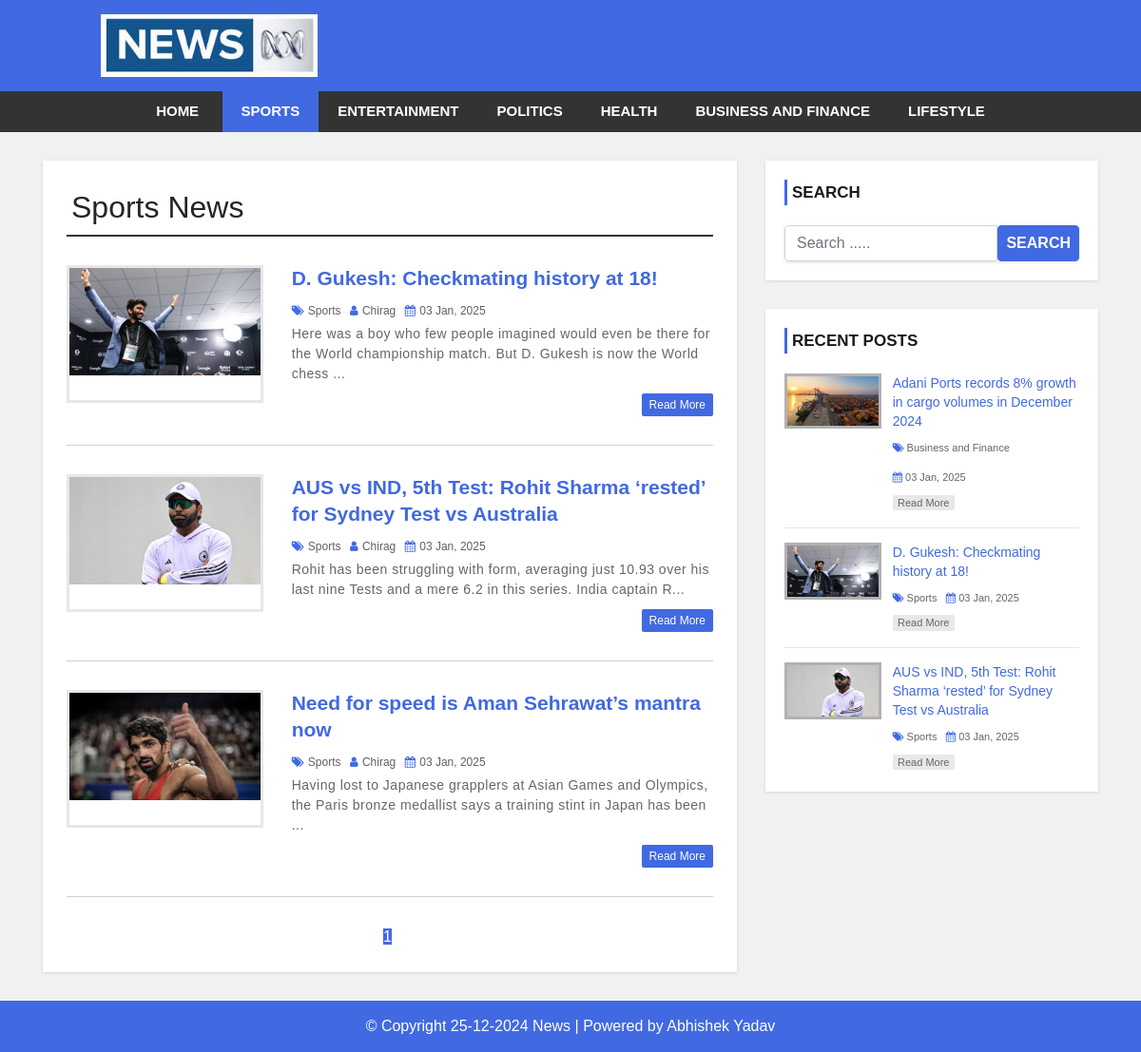
Page /category.php?cid=34 on the committed database.
### tables this page shows
CREATE TABLE `settings` (
  `id` int(11) NOT NULL,
  `websitename` varchar(60) NOT NULL,
  `logo` varchar(50) NOT NULL,
  `footerdesc` varchar(255) NOT NULL
);

CREATE TABLE `category` (
  `category_id` int(11) NOT NULL,
  `category_name` varchar(100) NOT NULL,
  `post` int(11) NOT NULL DEFAULT 0
);

CREATE TABLE `post` (
  `post_id` int(11) NOT NULL,
  `title` varchar(100) NOT NULL,
  `description` text NOT NULL,
  `category` varchar(100) NOT NULL,
  `post_date` varchar(50) NOT NULL,
  `author` int(11) NOT NULL,
  `post_img` varchar(100) NOT NULL
);

CREATE TABLE `user` (
  `user_id` int(10) UNSIGNED NOT NULL,
  `first_name` varchar(30) NOT NULL,
  `last_name` varchar(30) NOT NULL,
  `username` varchar(30) DEFAULT NULL,
  `password` varchar(40) DEFAULT NULL,
  `role` int(11) NOT NULL
);

### config.php (called while the page is built, shortened)
<?php
$hostname = "http://localhost/news-site";
?>

### category.php (the view, shortened to what this page needs)
<?php include 'header.php'; ?>
    <div id="main-content">
      <div class="container">
        <div class="row">
            <div class="col-md-8">
                <div class="post-container">
                  <?php
                  include "config.php";
                  if(isset($_GET['cid'])){
                    $cat_id = $_GET['cid'];
                    $sql1 = "SELECT * FROM category WHERE category_id = {$cat_id}";
                    $result1 = mysqli_query($conn, $sql1) or die("Query Failed.");
                    $row1 = mysqli_fetch_assoc($result1);
                  ?>
                  <h2 class="page-heading"><?php echo $row1['category_name']; ?> News</h2>
                  <?php
                    $limit = 3;
                    if(isset($_GET['page'])){
                      $page = $_GET['page'];
                    }else{
                      $page = 1;
                    }
                    $offset = ($page - 1) * $limit;
                    $sql = "SELECT post.post_id, post.title, post.description,post.post_date,post.author,
                    category.category_name,user.username,post.category,post.post_img FROM post
                    LEFT JOIN category ON post.category = category.category_id
                    LEFT JOIN user ON post.author = user.user_id
                    WHERE post.category = {$cat_id}
                    ORDER BY post.post_id DESC LIMIT {$offset},{$limit}";
                    $result = mysqli_query($conn, $sql) or die("Query Failed.");
                    if(mysqli_num_rows($result) > 0){
                      while($row = mysqli_fetch_assoc($result)) {
                  ?>
                    <div class="post-content">
                        <div class="row">
                            <div class="col-md-4">
                              <a class="post-img" href="single.php?id=<?php echo $row['post_id']; ?>"><img src="admin/upload/<?php echo $row['post_img']; ?>" alt=""/></a>
                            </div>
                            <div class="col-md-8">
                              <div class="inner-content clearfix">
                                  <h3><a href='single.php?id=<?php echo $row['post_id']; ?>'><?php echo $row['title']; ?></a></h3>
                                  <div class="post-information">
                                      <span>
                                          <i class="fa fa-tags" aria-hidden="true"></i>
                                          <a href='category.php?cid=<?php echo $row['category']; ?>'><?php echo $row['category_name']; ?></a>
                                      </span>
                                      <span>
                                          <i class="fa fa-user" aria-hidden="true"></i>
                                          <a href='author.php?aid=<?php echo $row['author']; ?>'><?php echo $row['username']; ?></a>
                                      </span>
                                      <span>
                                          <i class="fa fa-calendar" aria-hidden="true"></i>
                                          <?php echo $row['post_date']; ?>
                                      </span>
                                  </div>
                                  <p class="description">
                                      <?php echo substr($row['description'],0,130) . "..."; ?>
                                  </p>
                                  <a class='read-more pull-right' href='single.php?id=<?php echo $row['post_id']; ?>'>read more</a>
                              </div>
                            </div>
                        </div>
                    </div>
                    <?php
                      }
                    }else{
                      echo "<h2>No Record Found.</h2>";
                    }
                    if(mysqli_num_rows($result1) > 0){
                      $total_records = $row1['post'];
                      $total_page = ceil($total_records / $limit);
                      echo '<ul class="pagination admin-pagination">';
                      for($i = 1; $i <= $total_page; $i++){
                        if($i == $page){
                          $active = "active";
                        }else{
                          $active = "";
                        }
                        echo '<li class="'.$active.'"><a href="category.php?cid='.$cat_id .'&page='.$i.'">'.$i.'</a></li>';
                      }
                      echo '</ul>';
                    }
                  }else{
                    echo "<h2>No Record Found.</h2>";
                  }
                    ?>
                </div>
            </div>
            <?php include 'sidebar.php'; ?>
        </div>
      </div>
    </div>
<?php include 'footer.php'; ?>

### header.php (shortened to what this page needs)
  <?php
  include "config.php";
?>
<!DOCTYPE html>
<html lang="en">
<head>
    <link rel="stylesheet" href="css/bootstrap.min.css" />
    <link rel="stylesheet" href="css/font-awesome.css">
    <link rel="stylesheet" href="css/style.css">
</head>
<body>
<div id="header">
    <div class="container">
        <div class="row">
            <div class=" col-md-offset-4 col-md-4">
              <?php
                include "config.php";
                $sql = "SELECT * FROM settings";
                $result = mysqli_query($conn, $sql) or die("Query Failed.");
                if(mysqli_num_rows($result) > 0){
                  while($row = mysqli_fetch_assoc($result)) {
                    if($row['logo'] == ""){
                      echo '<a href="index.php"><h1>'.$row['websitename'].'</h1></a>';
                    }else{
                      echo '<a href="index.php" id="logo"><img src="admin/images/'. $row['logo'] .'"></a>';
                    }
                  }
                }
                ?>
            </div>
        </div>
    </div>
</div>
<div id="menu-bar">
    <div class="container">
        <div class="row">
            <div class="col-md-12">
              <?php
                include "config.php";
                if(isset($_GET['cid'])){
                  $cat_id = $_GET['cid'];
                }
                $sql = "SELECT * FROM category WHERE post > 0";
                $result = mysqli_query($conn, $sql) or die("Query Failed. : Category");
                if(mysqli_num_rows($result) > 0){
                  $active = "";
              ?>
                <ul class='menu'>
                  <li><a href='<?php echo $hostname; ?>'>Home</a></li>
                  <?php while($row = mysqli_fetch_assoc($result)) {
                    if(isset($_GET['cid'])){
                      if($row['category_id'] == $cat_id){
                        $active = "active";
                      }else{
                        $active = "";
                      }
                    }
                    echo "<li><a class='{$active}' href='category.php?cid={$row['category_id']}'>{$row['category_name']}</a></li>";
                  } ?>
                </ul>
                <?php } ?>
            </div>
        </div>
    </div>
</div>

### sidebar.php
<div id="sidebar" class="col-md-4">
    <div class="search-box-container">
        <h4>Search</h4>
        <form class="search-post" action="search.php" method ="GET">
            <div class="input-group">
                <input type=
                "text" name="search" class="form-control" placeholder="Search .....">
                <span class="input-group-btn">
                    <button type="submit" class="btn btn-danger">Search</button>
                </span>
            </div>
        </form>
    </div>
    <div class="recent-post-container">
        <h4>Recent Posts</h4>
        <?php
        include "config.php";
        $limit = 3;
        $sql = "SELECT post.post_id, post.title, post.post_date,
        category.category_name,post.category,post.post_img FROM post
        LEFT JOIN category ON post.category = category.category_id
        ORDER BY post.post_id DESC LIMIT {$limit}";
        $result = mysqli_query($conn, $sql) or die("Query Failed. : Recent Post");
        if(mysqli_num_rows($result) > 0){
          while($row = mysqli_fetch_assoc($result)) {
      ?>
        <div class="recent-post">
            <a class="post-img" href="single.php?id=<?php echo $row['post_id']; ?>">
                <img src="admin/upload/<?php echo $row['post_img']; ?>" alt=""/>
            </a>
            <div class="post-content">
                <h5><a href="single.php?id=<?php echo $row['post_id']; ?>"><?php echo $row['title']; ?></a></h5>
                <span>
                    <i class="fa fa-tags" aria-hidden="true"></i>
                    <a href='category.php?cid=<?php echo $row['category']; ?>'><?php echo $row['category_name']; ?></a>
                </span>
                <span>
                    <i class="fa fa-calendar" aria-hidden="true"></i>
                    <?php echo $row['post_date']; ?>
                </span>
                <a class="read-more" href="single.php?id=<?php echo $row['post_id']; ?>">read more</a>
            </div>
        </div>
    <?php
      }
    }
    ?>
    </div>
</div>

### footer.php
<div id ="footer">
    <div class="container">
        <div class="row">
            <div class="col-md-12">
              <?php
                include "config.php";
                $sql = "SELECT * FROM settings";
                $result = mysqli_query($conn, $sql) or die("Query Failed.");
                if(mysqli_num_rows($result) > 0){
                  while($row = mysqli_fetch_assoc($result)) {
              ?>
                <span><?php echo $row['footerdesc']; ?></span>
              <?php
                  }
                }
              ?>
            </div>
        </div>
    </div>
</div>
</body>
</html>

### css/style.css (style rules this page uses)
body { background: #f1f1f1; font-family: sans-serif,arial,Helvetica; }
a, a:hover, a:focus { text-decoration: none; outline: none; }
ul { margin:0; padding:0; list-style:none; }
h2.page-heading { margin: 5px 0 30px; padding: 0 5px 10px; border-bottom: 2px solid #333; }
form { background: #fff; padding: 25px; box-shadow:0 1px 3px rgba(0, 0, 0, 0.13); }
#header { background: #4169E1; text-align: center; padding: 15px; }
#logo { display: inline-block; width: 65%; }
#logo img { width: 100%; }
#menu-bar { background: #333; text-align: center; }
#menu-bar .menu > li { display: inline-block; }
.menu > li > a { padding: 10px 20px; display: block; text-transform: uppercase; color: #fff; font-size: 15px; font-weight:600; transition:all 0.5s ease 0s; }
#menu-bar .menu > li > a:hover, #menu-bar .menu > li > a.active { color:#fff; background:#4169E1; }
#main-content { padding: 30px 0; min-height: 750px; }
#main-content .post-container { background-color: #fff; padding: 25px; box-shadow: 0 1px 3px rgba(0, 0, 0, 0.13); }
#main-content .post-content { border-bottom: 1px solid #d1d1d1; padding: 0 0 30px; margin-bottom:30px; }
#main-content .post-content img { width: 100%; }
#main-content .post-content .post-img { border: 3px solid #e7e7e7; display: block; height: 145px; overflow: hidden; transition: border .3s; }
#main-content .post-content h3 { font-size: 21px; line-height: 28px; font-weight: 600; margin: 0 0 7px; }
#main-content .post-content h3 a { color: #4169E1; transition:all 0.3s; }
#main-content .post-content .post-information span { color: #606060; font-size: 12px; text-transform: capitalize; margin: 0 5px 5px 0; display: inline-block; }
#main-content .post-content .post-information i { color: #4169E1; margin-right: 1px; }
#main-content .post-content .post-information a { color: #606060; text-decoration: none; }
#main-content .post-content p, #main-content .single-post p { color: #666; font-size: 14px; letter-spacing: 0.5px; margin:0 0 10px; }
#main-content .post-content a.read-more { color: #fff; background-color: #4169E1; font-size: 12px; text-transform: capitalize; padding: 3px 8px; border-radius: 2px; transition: all 0.3s; }
.pagination { display: block; text-align: center; margin: 0; }
.pagination li { display:inline-block; margin: 0 5px 0 0; }
.pagination li a { border: none; background: #4169E1; color: #fff; }
i.fa { color:#222; }
#sidebar h4 { color: #1A1A1A; font-size: 17px; line-height: 27px; font-weight:600; text-transform: uppercase; padding: 0 0 0 5px; margin: 0 0 21px; border-left: 3px solid #4169E1; }
#sidebar .search-box-container { background-color: #fff; padding: 20px; margin: 0 0 30px; box-shadow: 0 1px 3px rgba(0, 0, 0, 0.13); }
#sidebar .search-post { padding: 0; }
#sidebar .search-post input { color: #606060; }
#sidebar .search-post .btn { font-weight: 600; text-transform: uppercase; padding: 6px 8px; background-color: #4169E1; border-color: #4169E1; outline: none; }
#sidebar .recent-post-container { padding: 20px; background: #fff; box-shadow: 0 1px 3px rgba(0, 0, 0, 0.13); }
#sidebar .recent-post { border-bottom: 1px solid #e7e7e7; padding: 0 0 15px; margin: 0 0 15px; }
#sidebar .recent-post:last-child { margin: 0; padding: 0; border: none; }
#sidebar .recent-post .post-img { display: inline-block; width: 33%; border: 3px solid rgba(0,0,0,0.3); vertical-align: top; transition: border .3s; }
#sidebar .recent-post .post-img img { width: 100%; }
#sidebar .recent-post .post-content { width: 65%; display: inline-block; border: none; padding: 0 0 0 7px; margin: 0; }
#sidebar .recent-post h5 { font-size: 14px; line-height: 20px; margin: 0 0 5px; }
#sidebar .recent-post h5 a { color: #4169E1; }
#sidebar .recent-post span { color: #666; font-size: 11px; display: inline-block; margin: 0 5px 10px 0; }
#sidebar .recent-post span a { color: #666; }
#sidebar .recent-post span i { color: #4169E1; }
#sidebar .recent-post a.read-more { color: #666; background-color: rgba(0,0,0,0.09); width: 65px; font-size: 11px; text-align: center; padding: 0; display: block; transition: all 0.3s; }
#footer { color: #fff; padding:15px 0; text-align:center; background-color:#4169E1; }
#footer a { color:#fff; }

### rows in the picture
settings: logo (picture), footerdesc "© Copyright 25-12-2024 News | Powered by Abhishek Yadav"
category: category_name "SPORTS", category_name "Sports"
category: category_name "ENTERTAINMENT"
category: category_name "POLITICS"
category: category_name "HEALTH"
category: category_name "BUSINESS AND FINANCE"
category: category_name "LIFESTYLE"
post: post_img (picture), title "D. Gukesh: Checkmating history at 18!", category.category_name "Sports", user.username "Chirag", post_date "03 Jan, 2025", description "Here was a boy who few people imagined would even be there for the World championship match. But D. Gukesh is now the World chess"
post: post_img (picture), title "AUS vs IND, 5th Test: Rohit Sharma ‘rested’ for Sydney Test vs Australia", category.category_name "Sports", user.username "Chirag", post_date "03 Jan, 2025", description "Rohit has been struggling with form, averaging just 10.93 over his last nine Tests and a mere 6.2 in this series. India captain R"
post: post_img (picture), title "Need for speed is Aman Sehrawat’s mantra now", category.category_name "Sports", user.username "Chirag", post_date "03 Jan, 2025", description "Having lost to Japanese grapplers at Asian Games and Olympics, the Paris bronze medallist says a training stint in Japan has been"
post: post_img (picture), title "Adani Ports records 8% growth in cargo volumes in December 2024", category.category_name "Business and Finance", post_date "03 Jan, 2025"
